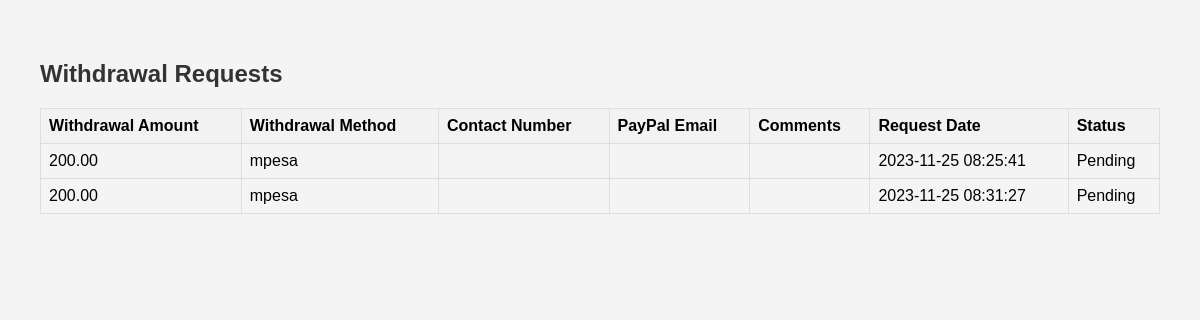
Page /click/dashboard/withdrawal_history.php (signed in) on the committed database.
### tables this page shows
CREATE TABLE `withdrawal_requests` (
  `request_id` int(11) NOT NULL,
  `user_id` int(11) NOT NULL,
  `withdrawal_amount` decimal(10,2) NOT NULL,
  `withdrawal_method` varchar(255) NOT NULL,
  `contact_number` varchar(20) DEFAULT NULL,
  `paypal_email` varchar(255) DEFAULT NULL,
  `comments` text DEFAULT NULL,
  `request_date` timestamp NOT NULL DEFAULT current_timestamp(),
  `Status` varchar(50) DEFAULT 'Pending'
);

### click/dashboard/withdrawal_history.php (the view, shortened to what this page needs)
<?php
include('../connect.php');
$user_id = $_SESSION['user_id'];
$sql = "SELECT withdrawal_amount, withdrawal_method, contact_number, paypal_email, comments, request_date, Status
        FROM withdrawal_requests
        WHERE user_id = '$user_id'";
$result = $conn->query($sql);
?>
<!DOCTYPE html>
<html lang="en">
<head>
</head>
<body>
    <?php
    if ($result->num_rows > 0) {
        echo "<h2>Withdrawal Requests</h2>";
        echo "<table>
                <tr>
                    <th>Withdrawal Amount</th>
                    <th>Withdrawal Method</th>
                    <th>Contact Number</th>
                    <th>PayPal Email</th>
                    <th>Comments</th>
                    <th>Request Date</th>
                    <th>Status</th>
                </tr>";
        while ($row = $result->fetch_assoc()) {
            echo "<tr>
                    <td>{$row['withdrawal_amount']}</td>
                    <td>{$row['withdrawal_method']}</td>
                    <td>{$row['contact_number']}</td>
                    <td>{$row['paypal_email']}</td>
                    <td>{$row['comments']}</td>
                    <td>{$row['request_date']}</td>
                    <td>{$row['Status']}</td>
                </tr>";
        }
        echo "</table>";
    } else {
        echo "<p>No withdrawal requests found for the logged-in user.</p>";
    }
    ?>
</body>
</html>

### click/dashboard/withdrawal_history.php (style rules this page uses)
body { font-family: 'Arial', sans-serif; margin: 20px; padding: 20px; background-color: #f4f4f4; }
h2 { color: #333; }
table { width: 100%; border-collapse: collapse; margin-top: 20px; }
th, td { border: 1px solid #ddd; padding: 8px; text-align: left; }
th { background-color: #f2f2f2; }

### rows in the picture
withdrawal_requests: withdrawal_amount "200.00", withdrawal_method "mpesa", request_date "2023-11-25 08:25:41", Status "Pending"
withdrawal_requests: withdrawal_amount "200.00", withdrawal_method "mpesa", request_date "2023-11-25 08:31:27", Status "Pending"
